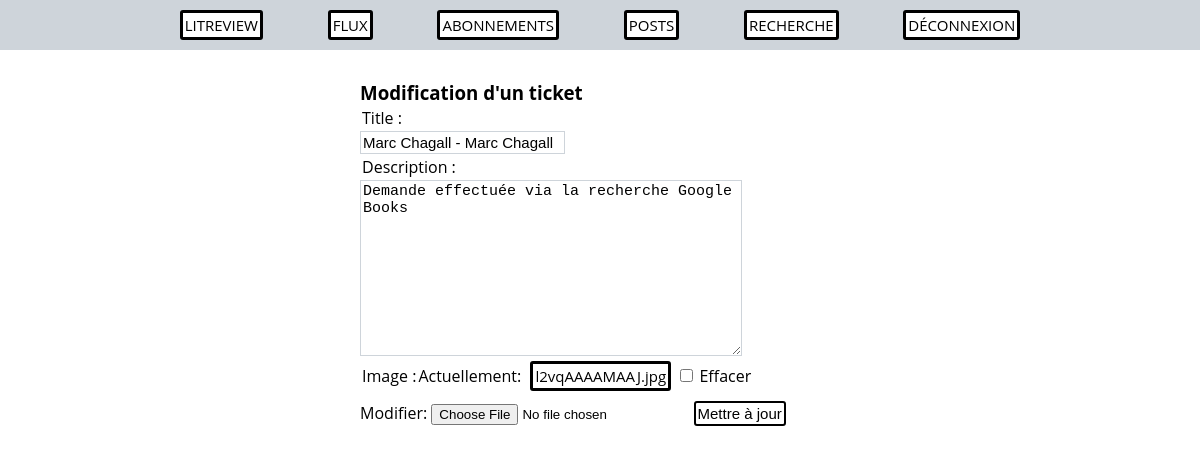
The app's page /review/ticket/43/update (signed in) with its own data.
### review/models.py (models this page shows, shortened)
class Ticket(models.Model):
    title = models.CharField(max_length=128)
    description = models.TextField(max_length=2048, blank=True)
    user = models.ForeignKey(to=settings.AUTH_USER_MODEL, on_delete=models.CASCADE)
    image = models.ImageField(null=True, blank=True, upload_to="")
    time_created = models.DateTimeField(auto_now_add=True)
    IMAGE_MAX_SIZE = (200, 200)

### review/views.py (the view)
# urls.py: path("ticket/<int:pk>/update", TicketUpdateView.as_view(), name="update_ticket"),
class TicketUpdateView(LoginRequiredMixin, UpdateView):
	model = Ticket
	template_name = "update_ticket.html"
	fields = ["title", "description", "image"]
	success_url = reverse_lazy("myposts")

### review/templates/update_ticket.html (shortened to what this page needs)
{% extends "base.html" %}
{% block content %}
<div class="form">
    <h3>Modification d'un ticket</h3>
    <form method="POST" enctype="multipart/form-data">
        {{ form }}
        <input type="submit" value="Mettre à jour">
    </form>
</div>
{% endblock %}

### LITReview/static/css/style.css (style rules this page uses)
body { font-family: "Open Sans", sans-serif; padding-top: 50px; }
a, input[type=submit] { display: inline-block; text-decoration: none; border-style: solid; border-radius: 3px; color: black; background-color: white; font-size: 15px; margin: 5px; padding: 2px; }
.form { position: fixed; width: 60%; text-align: left; align-items: center; top: 10%; left: 30%; overflow-y: scroll; max-height: 100%; }
.form input[type=text], .form input[type=number], .form textarea { display: block; padding: 2px; border: 1px solid #ced4da; font-size: 15px; }
.form label { display: inline-block; box-sizing: border-box; margin: 2px; }

### records on screen
Ticket: title "Marc Chagall - Marc Chagall", description "Demande effectuée via la recherche Google Books"
